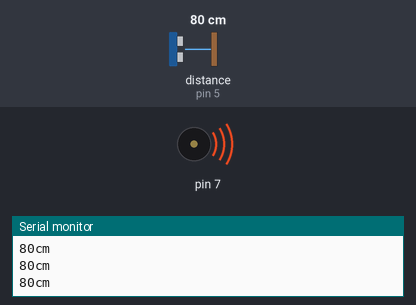
The sketch below on a simulated Arduino Uno, built with avr-gcc and run on an emulated ATmega328P. On the bench: buzzer (waves = sounding), the last lines printed to the serial monitor. Wiring (inferred from the names in the program): ultrasonic range finder: trigger pin 6; echo pin 5. Inputs (shaded band) come from the test bench; at power-on: distance to the obstacle (sensor on pin 5) 80 cm. The echo pulse lasts 58.3 µs per cm.

Above: at 1.27 s.
1.3 s: distance to the obstacle (sensor on pin 5) set to 75 cm
4.3 s: distance to the obstacle (sensor on pin 5) set to 65 cm
At 5.1 s:
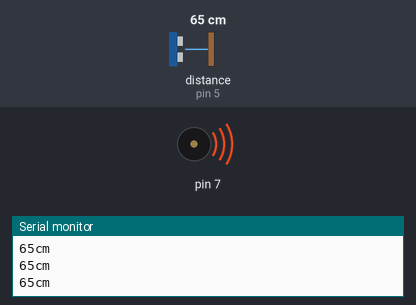
7.3 s: distance to the obstacle (sensor on pin 5) set to 120 cm
At 7.61 s:
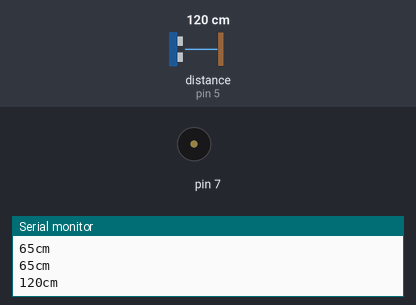
10.3 s: distance to the obstacle (sensor on pin 5) set to 4 cm
At 11.8 s:
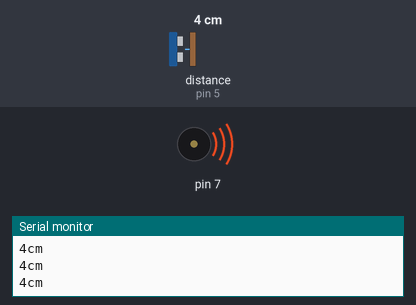
Timing chart, 0 to 12.9 s (numbered marks = the images above; inputs shaded):
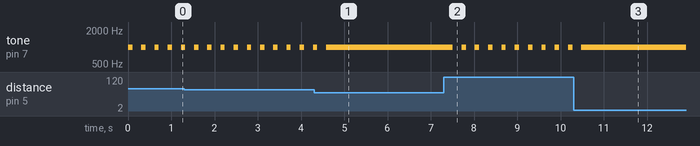

Measured:
- the behaviour switches between 71 and 70 cm on distance to the obstacle (sensor on pin 5) (found by bisection; images 0 and 1)
- after the input at 4.3 s, tone on pin 7: goes on until 4.6 s, then stays 1000 Hz
- after the input at 7.3 s, tone on pin 7: alternates 1000 Hz for 0.10 s and silent for 0.21 s, starting after 0.21 s
- after the input at 10.3 s, tone on pin 7: goes on until 10.5 s, then stays 1000 Hz
- by itself, tone on pin 7: alternates 1000 Hz for 0.10 s and silent for 0.21 s

The sketch:

ultrasonic.ino
```cpp
const int pingPin = 6;
int inPin = 5;
void setup() {
Serial.begin(9600);
 pinMode(7, OUTPUT);
}
void loop()
{
long duration, cm;
pinMode(pingPin, OUTPUT);
digitalWrite(pingPin, LOW);
delayMicroseconds(2);
digitalWrite(pingPin, HIGH);
delayMicroseconds(5);
digitalWrite(pingPin, LOW);
pinMode(inPin, INPUT);
duration = pulseIn(inPin, HIGH);
cm = microsecondsToCentimeters(duration);
  if(cm < 150 && cm >70)
  {
    tone(7, 1000);
    digitalWrite(7,HIGH);
    delay(100);
    noTone(7);
    delay(100);
  }
  else if(cm <= 70)
  {
    tone(7, 1000);
    digitalWrite(7,HIGH);
  }
  else
  {
    noTone(7);
    digitalWrite(7,LOW);
  }
Serial.print(cm);
Serial.print("cm");
Serial.println();
delay(100);
}
long microsecondsToCentimeters(long microseconds)
{
// The speed of sound is 340 m/s or 29 microseconds per centimeter.
// The ping travels out and back, so to find the distance of the
// object we take half of the distance travelled.
return microseconds / 29 / 2;
}
```
